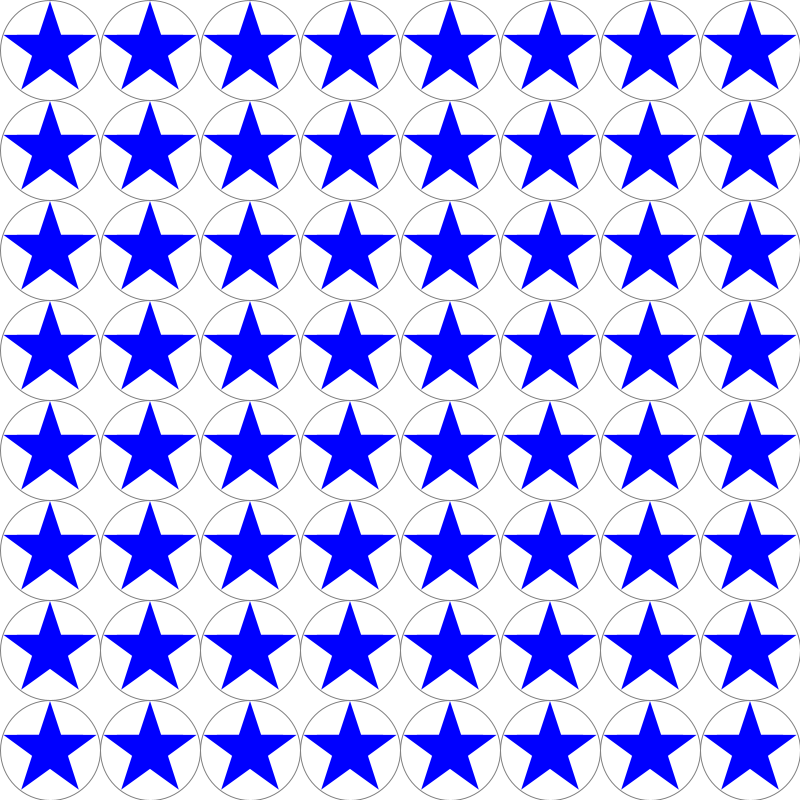
Frame 1 (no input)
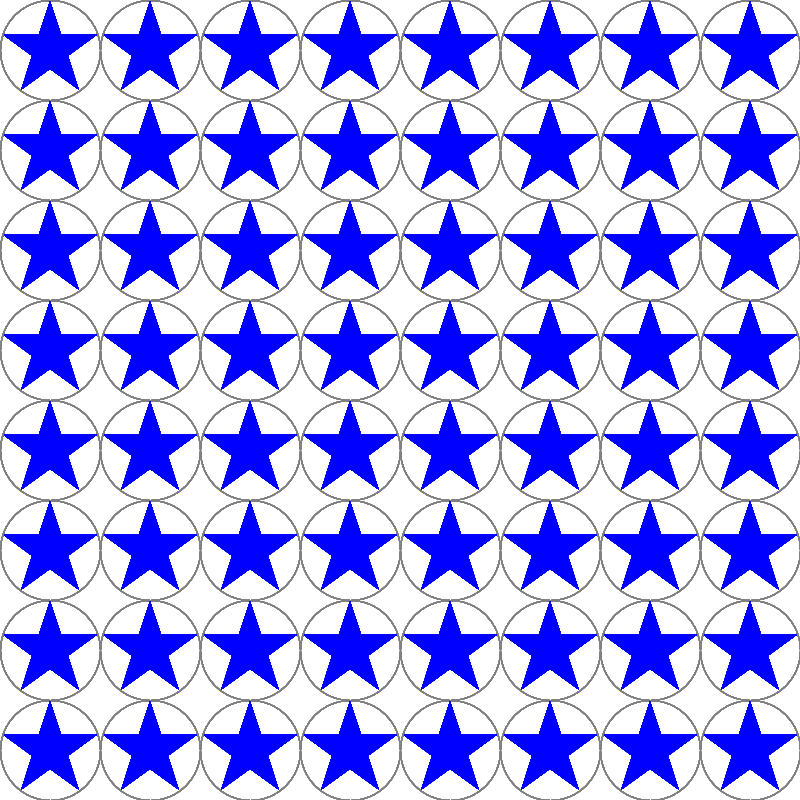
Frame 60 (the mouse pressed at the canvas centre just before this capture)
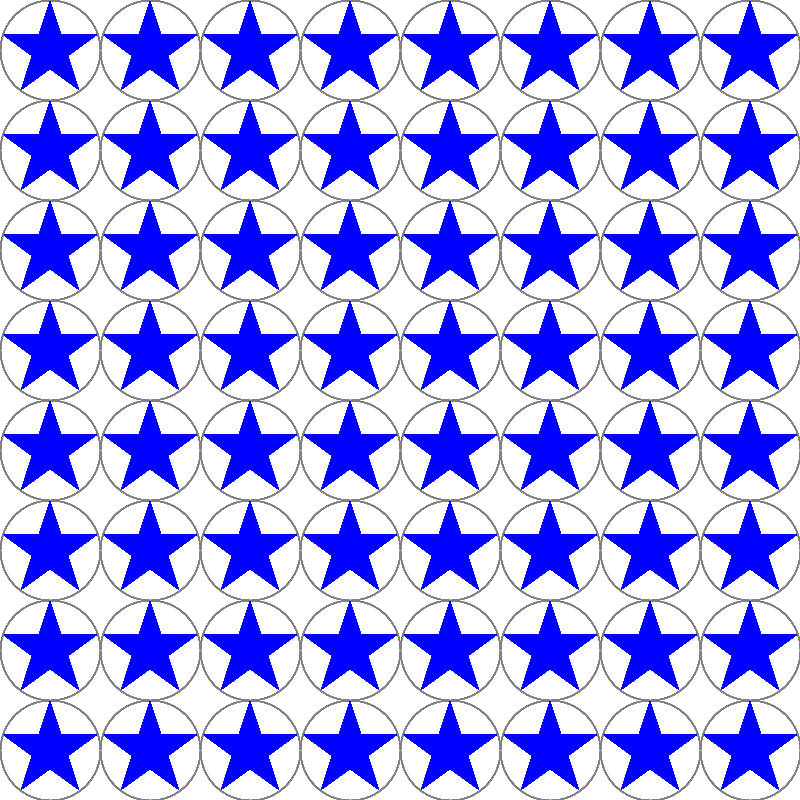
Frame 120 (the mouse held since frame 60 and released just before this capture)

The Processing sketch that drew these frames (run headless with seeded random() and noise(); from frame 60 on, the mouse is pressed at the canvas centre):

// Processing sketch: fp_pg_q_06_07
// ── fp_pg_q_06_07.pde
// 問題 6.7 ★を描画するメソッドを用いて，800 画素 × 800 画素のウインドウに半径 50 画素の円に内接する★を充填せよ．
void setup() {
  size(800, 800);
  background(255, 255, 255);
}

void draw(){
  float r = 50;
  for(float x = r; x <= (width - r); x += (r * 2)){
    for(float y = r; y <= (height - r); y += (r * 2)){
      noFill();
      stroke(128, 128, 128);
      ellipse(x, y, (r * 2), (r * 2));
      noStroke();
      fill(0, 0, 255);
      fiveStar(49, x, y);
    }
  }
}

void fiveStar(float r, float x, float y){
  float CircumscribedCircle = r;
  float InscribedCircle = (CircumscribedCircle / 2) * 0.77;
  int p = 5;
  int cnt = p * 2;
  float radius = 0;
  float rotatete = PI/2;
  // http://www.d-improvement.jp/learning/processing/2011-a/08.html
  pushMatrix();
  translate(x, y);
  rotate(rotatete);
  beginShape();
  for (int i = 1; i <= cnt; i++) {
    if (i % 2 == 0) {
      radius = InscribedCircle;
    } else {
      radius = CircumscribedCircle;
    }
    vertex(radius * cos(radians(360 * i/cnt)), radius * sin(radians(360 * i/cnt)));
  }
  endShape(CLOSE);
  popMatrix();
}
